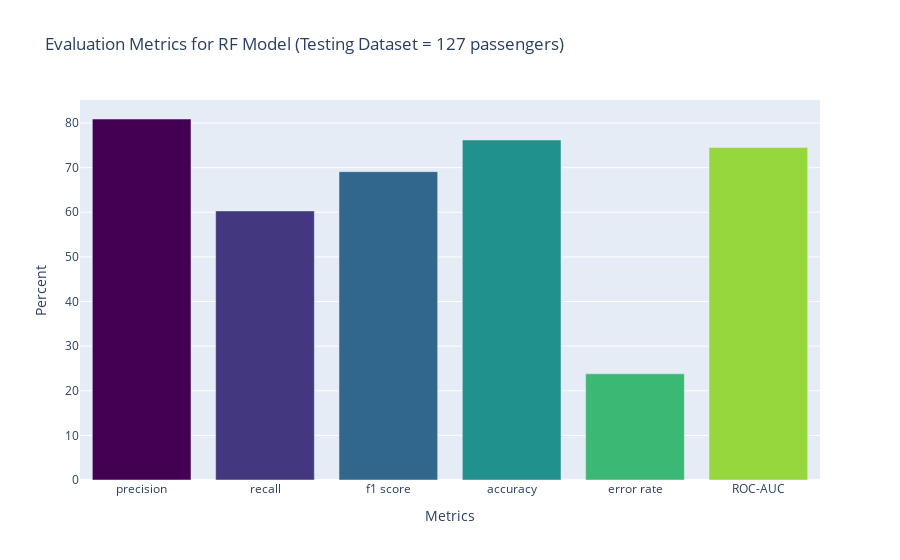

The notebook cell this image was saved under:
### Code cell
# Convert that into a visualization.
mydata = [go.Bar(
    x=list(evals.keys()),
    y=list(evals.values()),
    marker=dict(color=Viridis[::12])
)]

mylayout = go.Layout(
    title='Evaluation Metrics for RF Model (Testing Dataset = 127 passengers)',
    xaxis = {'title': 'Metrics'},
    yaxis = {'title': 'Percent'}, 

)
fig = go.Figure(data=mydata, layout=mylayout)
fig

### Figure 1 — Plotly figure (JSON) as saved in the notebook; plotly's stock layout.template omitted (floating-point values rounded to 4 significant figures)
{"data": [{"marker": {"color": ["#440154", "#433880", "#31678d", "#21918d", "#3cb875", "#97d73e"]}, "type": "bar", "x": ["precision", "recall", "f1 score", "accuracy", "error rate", "ROC-AUC"], "y": [80.9, 60.3, 69.1, 76.2, 23.8, 74.5]}], "layout": {"autosize": true, "title": {"text": "Evaluation Metrics for RF Model (Testing Dataset = 127 passengers)"}, "xaxis": {"autorange": true, "range": [-0.5, 5.5], "title": {"text": "Metrics"}, "type": "category"}, "yaxis": {"autorange": true, "range": [0, 85.16], "title": {"text": "Percent"}, "type": "linear"}}}
